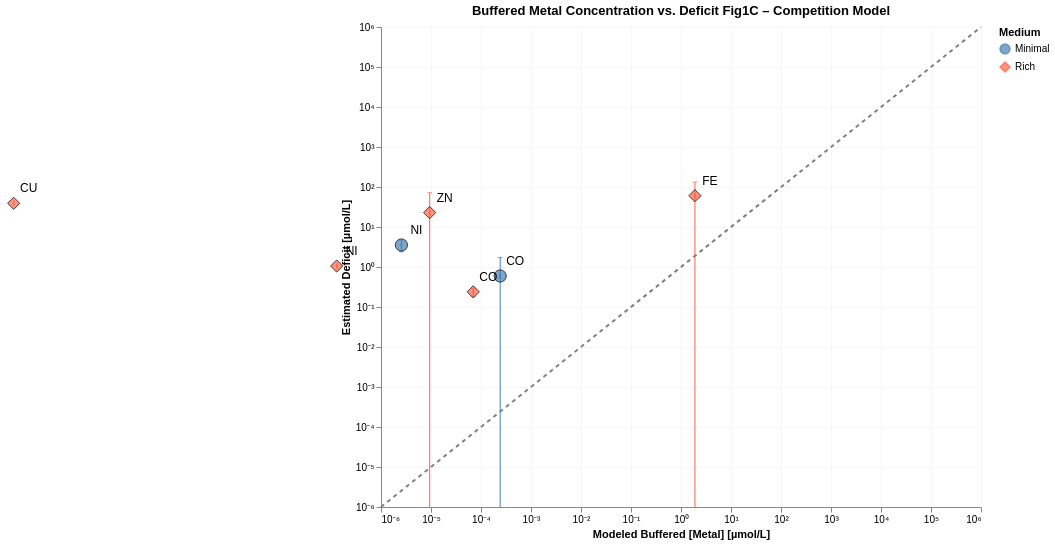

Here is the notebook cell this chart was saved with:
### Markdown cell above
### Plot 1 – Competition model: estimated buffered [Metal] vs. Estimated deficit

### Code cell
import polars as pl
import altair as alt

plot_df_comp = build_plot_df(
    est_competition_minimal_lb, est_competition_minimal_ub,
    est_competition_rich_lb,    est_competition_rich_ub,
    deficit_minimal, deficit_rich,
)

df = pl.from_pandas(plot_df_comp).with_columns([
    (pl.col("est_buf_center_M") * 1e6).alias("x_uM"),
    (pl.col("est_buf_lb_M")     * 1e6).alias("x_lb_uM"),
    (pl.col("est_buf_ub_M")     * 1e6).alias("x_ub_uM"),
    (pl.col("deficit_M")        * 1e6).alias("y_uM"),
    (pl.col("deficit_M_err")    * 1e6).alias("y_err_uM"),
])

DOMAIN_MIN = 1e-7   # just below your domain floor of 1e-6

# ── Log-axis label expression (10^n with Unicode superscripts) ────────────────
_log_label_unicode = (
    "datum.value > 0 ? '10' + "
    "replace(replace(replace(replace(replace(replace("
    "replace(replace(replace(replace(replace('' + "
    "round(log(datum.value)/LN10), '-','⁻'),'0','⁰'),'1','¹'),'2','²')"
    ",'3','³'),'4','⁴'),'5','⁵'),'6','⁶'),'7','⁷'),'8','⁸'),'9','⁹') : '0'"
)

df = df.with_columns([
    pl.max_horizontal(
        pl.col("y_uM") - pl.col("y_err_uM"),
        pl.lit(DOMAIN_MIN)
    ).alias("y_lo_uM"),
    (pl.col("y_uM") + pl.col("y_err_uM")).alias("y_hi_uM"),
])

base = alt.Chart(df).encode(
)
x_scale = alt.Scale(type="log", domain=[1e-6, 1e6])
y_scale = alt.Scale(type="log", domain=[1e-6, 1e6])

_ax_x = alt.Axis(labelExpr=_log_label_unicode, title="Modeled Buffered [Metal] [µmol/L]")
_ax_y = alt.Axis(labelExpr=_log_label_unicode, title="Estimated Deficit [µmol/L]")

ref_df = pl.DataFrame({"v": [1e-6, 1e6]})  # for reference line y=x

ref_line = alt.Chart(ref_df).mark_line(strokeDash=[4,4], color="gray").encode(
    x=alt.X("v:Q", scale=x_scale, axis=_ax_x),
    y=alt.Y("v:Q", scale=y_scale, axis=_ax_y),
)
x_bars = base.mark_errorbar(ticks=True).encode(
    x=alt.X("x_lb_uM:Q", scale=x_scale, title=""),
    x2="x_ub_uM:Q",
    y=alt.Y("y_uM:Q", scale=y_scale),
    color="Medium:N",
)
y_bars = base.mark_errorbar(ticks=True, clip=True).encode(
    x=alt.X("x_uM:Q"),
    y=alt.Y("y_lo_uM:Q",  scale=y_scale, title=""),   # explicit log scale + clamped lower
    y2=alt.Y2("y_hi_uM:Q"),
    color="Medium:N",
)
points = base.mark_point(filled=True, size=150, stroke='black', strokeWidth=1).encode(
    x=alt.X("x_uM:Q", scale=x_scale, axis=_ax_x),
    y=alt.Y("y_uM:Q", scale=y_scale, axis=_ax_y),
    color=alt.Color("Medium:N",
        scale=alt.Scale(domain=["Minimal","Rich"], range=["steelblue","tomato"])),
    shape=alt.Shape("Medium:N",
        scale=alt.Scale(domain=["Minimal","Rich"], range=["circle","diamond"])),
)
# 5. Text labels
labels = base.mark_text(dx=15, dy=-15, fontSize=12).encode(
    x=alt.X("x_uM:Q", scale=alt.Scale(type="log")),
    y=alt.Y("y_uM:Q", scale=alt.Scale(type="log")),
    text="Element:N",
)
chart = (ref_line + x_bars + y_bars + points + labels).properties(
    width=600, height=480,
    title="Buffered Metal Concentration vs. Deficit Fig1C – Competition Model"
).configure_axis(gridColor='#f3f6fa')
# chart.save('notebooks/cofactors/buffer_figures/buffered_metal_vs_deficit_competition.svg')
chart

### Figure 1 — Vega-Lite specification as saved in the notebook (floating-point values rounded to 4 significant figures)
{"config": {"view": {"continuousWidth": 300, "continuousHeight": 300}, "axis": {"gridColor": "#f3f6fa"}}, "layer": [{"data": {"name": "data-1c3ca3cce69c13645fce19fabe446275"}, "mark": {"type": "line", "color": "gray", "strokeDash": [4, 4]}, "encoding": {"x": {"axis": {"labelExpr": "datum.value > 0 ? '10' + replace(replace(replace(replace(replace(replace(replace(replace(replace(replace(replace('' + round(log(datum.value)/LN10), '-','⁻'),'0','⁰'),'1','¹'),'2','²'),'3','³'),'4','⁴'),'5','⁵'),'6','⁶'),'7','⁷'),'8','⁸'),'9','⁹') : '0'", "title": "Modeled Buffered [Metal] [µmol/L]"}, "field": "v", "scale": {"domain": [1e-06, 1000000.0], "type": "log"}, "type": "quantitative"}, "y": {"axis": {"labelExpr": "datum.value > 0 ? '10' + replace(replace(replace(replace(replace(replace(replace(replace(replace(replace(replace('' + round(log(datum.value)/LN10), '-','⁻'),'0','⁰'),'1','¹'),'2','²'),'3','³'),'4','⁴'),'5','⁵'),'6','⁶'),'7','⁷'),'8','⁸'),'9','⁹') : '0'", "title": "Estimated Deficit [µmol/L]"}, "field": "v", "scale": {"domain": [1e-06, 1000000.0], "type": "log"}, "type": "quantitative"}}}, {"data": {"name": "data-c98c294c98395efe3855e9d1013beec5"}, "mark": {"type": "errorbar", "ticks": true}, "encoding": {"color": {"field": "Medium", "type": "nominal"}, "x": {"field": "x_lb_uM", "scale": {"domain": [1e-06, 1000000.0], "type": "log"}, "title": "", "type": "quantitative"}, "x2": {"field": "x_ub_uM"}, "y": {"field": "y_uM", "scale": {"domain": [1e-06, 1000000.0], "type": "log"}, "type": "quantitative"}}}, {"data": {"name": "data-c98c294c98395efe3855e9d1013beec5"}, "mark": {"type": "errorbar", "clip": true, "ticks": true}, "encoding": {"color": {"field": "Medium", "type": "nominal"}, "x": {"field": "x_uM", "type": "quantitative"}, "y": {"field": "y_lo_uM", "scale": {"domain": [1e-06, 1000000.0], "type": "log"}, "title": "", "type": "quantitative"}, "y2": {"field": "y_hi_uM"}}}, {"data": {"name": "data-c98c294c98395efe3855e9d1013beec5"}, "mark": {"type": "point", "filled": true, "size": 150, "stroke": "black", "strokeWidth": 1}, "encoding": {"color": {"field": "Medium", "scale": {"domain": ["Minimal", "Rich"], "range": ["steelblue", "tomato"]}, "type": "nominal"}, "shape": {"field": "Medium", "scale": {"domain": ["Minimal", "Rich"], "range": ["circle", "diamond"]}, "type": "nominal"}, "x": {"axis": {"labelExpr": "datum.value > 0 ? '10' + replace(replace(replace(replace(replace(replace(replace(replace(replace(replace(replace('' + round(log(datum.value)/LN10), '-','⁻'),'0','⁰'),'1','¹'),'2','²'),'3','³'),'4','⁴'),'5','⁵'),'6','⁶'),'7','⁷'),'8','⁸'),'9','⁹') : '0'", "title": "Modeled Buffered [Metal] [µmol/L]"}, "field": "x_uM", "scale": {"domain": [1e-06, 1000000.0], "type": "log"}, "type": "quantitative"}, "y": {"axis": {"labelExpr": "datum.value > 0 ? '10' + replace(replace(replace(replace(replace(replace(replace(replace(replace(replace(replace('' + round(log(datum.value)/LN10), '-','⁻'),'0','⁰'),'1','¹'),'2','²'),'3','³'),'4','⁴'),'5','⁵'),'6','⁶'),'7','⁷'),'8','⁸'),'9','⁹') : '0'", "title": "Estimated Deficit [µmol/L]"}, "field": "y_uM", "scale": {"domain": [1e-06, 1000000.0], "type": "log"}, "type": "quantitative"}}}, {"data": {"name": "data-c98c294c98395efe3855e9d1013beec5"}, "mark": {"type": "text", "dx": 15, "dy": -15, "fontSize": 12}, "encoding": {"text": {"field": "Element", "type": "nominal"}, "x": {"field": "x_uM", "scale": {"type": "log"}, "type": "quantitative"}, "y": {"field": "y_uM", "scale": {"type": "log"}, "type": "quantitative"}}}], "height": 480, "title": "Buffered Metal Concentration vs. Deficit Fig1C – Competition Model", "width": 600, "$schema": "https://vega.github.io/schema/vega-lite/v6.4.1.json", "datasets": {"data-1c3ca3cce69c13645fce19fabe446275": [{"v": 1e-06}, {"v": 1000000.0}], "data-c98c294c98395efe3855e9d1013beec5": [{"Medium": "Minimal", "Element": "CO", "est_buf_lb_M": 2.42e-10, "est_buf_ub_M": 2.42e-10, "est_buf_center_M": 2.42e-10, "deficit_M": 5.957e-07, "deficit_M_err": 1.145e-06, "x_uM": 0.000242, "x_lb_uM": 0.000242, "x_ub_uM": 0.000242, "y_uM": 0.5957, "y_err_uM": 1.145, "y_lo_uM": 1e-07, "y_hi_uM": 1.741}, {"Medium": "Minimal", "Element": "NI", "est_buf_lb_M": 2.56e-12, "est_buf_ub_M": 2.56e-12, "est_buf_center_M": 2.56e-12, "deficit_M": 3.546e-06, "deficit_M_err": 1.154e-06, "x_uM": 2.56e-06, "x_lb_uM": 2.56e-06, "x_ub_uM": 2.56e-06, "y_uM": 3.546, "y_err_uM": 1.154, "y_lo_uM": 2.392, "y_hi_uM": 4.7}, {"Medium": "Rich", "Element": "FE", "est_buf_lb_M": 1.9e-06, "est_buf_ub_M": 1.9e-06, "est_buf_center_M": 1.9e-06, "deficit_M": 6.076e-05, "deficit_M_err": 7.159e-05, "x_uM": 1.9, "x_lb_uM": 1.9, "x_ub_uM": 1.9, "y_uM": 60.76, "y_err_uM": 71.59, "y_lo_uM": 1e-07, "y_hi_uM": 132.4}, {"Medium": "Rich", "Element": "CO", "est_buf_lb_M": 7e-11, "est_buf_ub_M": 7e-11, "est_buf_center_M": 7e-11, "deficit_M": 2.397e-07, "deficit_M_err": 5.403e-08, "x_uM": 7e-05, "x_lb_uM": 7e-05, "x_ub_uM": 7e-05, "y_uM": 0.2397, "y_err_uM": 0.05403, "y_lo_uM": 0.1856, "y_hi_uM": 0.2937}, {"Medium": "Rich", "Element": "NI", "est_buf_lb_M": 1.3e-13, "est_buf_ub_M": 1.3e-13, "est_buf_center_M": 1.3e-13, "deficit_M": 1.057e-06, "deficit_M_err": 5.487e-07, "x_uM": 1.3e-07, "x_lb_uM": 1.3e-07, "x_ub_uM": 1.3e-07, "y_uM": 1.057, "y_err_uM": 0.5487, "y_lo_uM": 0.5079, "y_hi_uM": 1.605}, {"Medium": "Rich", "Element": "CU", "est_buf_lb_M": 4.5e-20, "est_buf_ub_M": 4.5e-20, "est_buf_center_M": 4.5e-20, "deficit_M": 3.91e-05, "deficit_M_err": 1.588e-05, "x_uM": 4.5e-14, "x_lb_uM": 4.5e-14, "x_ub_uM": 4.5e-14, "y_uM": 39.1, "y_err_uM": 15.88, "y_lo_uM": 23.22, "y_hi_uM": 54.98}, {"Medium": "Rich", "Element": "ZN", "est_buf_lb_M": 9.4e-12, "est_buf_ub_M": 9.4e-12, "est_buf_center_M": 9.4e-12, "deficit_M": 2.29e-05, "deficit_M_err": 4.917e-05, "x_uM": 9.4e-06, "x_lb_uM": 9.4e-06, "x_ub_uM": 9.4e-06, "y_uM": 22.9, "y_err_uM": 49.17, "y_lo_uM": 1e-07, "y_hi_uM": 72.08}]}}
